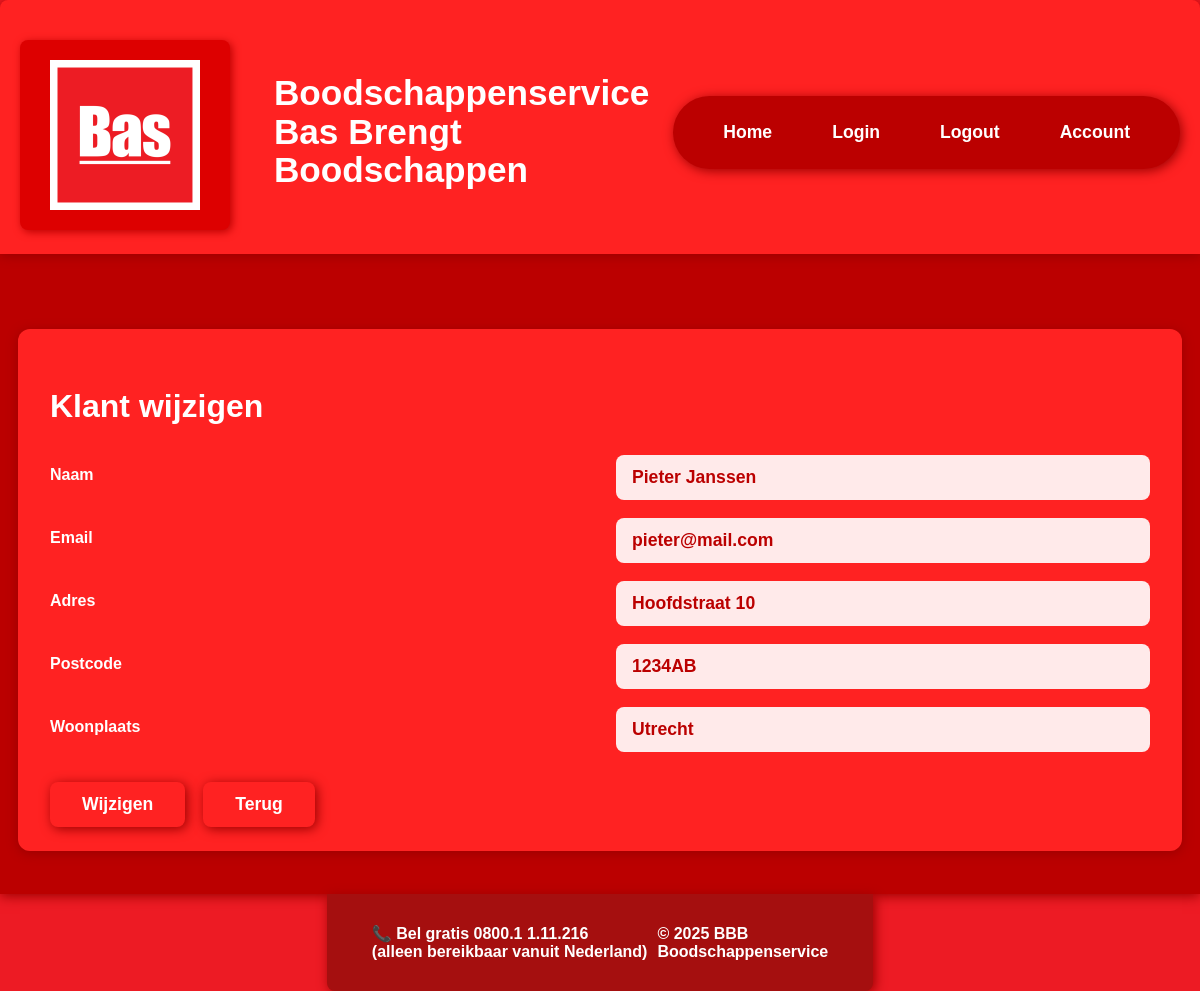
/klant/update.php?klantId=1, run on the app's committed database.
### tables this page shows
CREATE TABLE `klant` (
  `klantId` int(11) NOT NULL,
  `klantNaam` varchar(20) DEFAULT NULL,
  `klantEmail` varchar(30) NOT NULL,
  `klantAdres` varchar(30) NOT NULL,
  `klantPostcode` varchar(6) DEFAULT NULL,
  `klantWoonplaats` varchar(25) DEFAULT NULL
);

### src/classes/Klant.php (called while the page is built, shortened)
<?php
class Klant extends Database
{
    private $table_name = "klant";
    public function getKlantById(int $klantId): ?array
    {
        $sql = "SELECT * FROM $this->table_name WHERE klantId = :id";
        $stmt = self::$conn->prepare($sql);
        $stmt->execute(['id' => $klantId]);
        $result = $stmt->fetch();
        return $result ? $result : null;
    }
}

### src/klant/update.php (the view, shortened to what this page needs)
<?php
    require_once '../classes/Klant.php';
    $klantObj = new Klant();
    if (isset($_GET['klantId'])) {
        $klantId = (int)$_GET['klantId'];
        $row = $klantObj->getKlantById($klantId);
    } else {
        header("Location: read.php");
        exit;
    }
    require_once '../Includes/header.php';
?>
<main class="bas-main">
    <div class="crud-form-container">
        <form method="post" class="crud-form-grid">
            <h2 class="crud-form-title">Klant wijzigen</h2>
            <label class="crud-form-label" for="klantNaam">Naam</label>
            <input class="crud-form-input" type="text" id="klantNaam" name="klantNaam" value="<?= htmlspecialchars($row['klantNaam']) ?>" required>
            <label class="crud-form-label" for="klantEmail">Email</label>
            <input class="crud-form-input" type="email" id="klantEmail" name="klantEmail" value="<?= htmlspecialchars($row['klantEmail']) ?>" required>
            <label class="crud-form-label" for="klantAdres">Adres</label>
            <input class="crud-form-input" type="text" id="klantAdres" name="klantAdres" value="<?= htmlspecialchars($row['klantAdres']) ?>" required>
            <label class="crud-form-label" for="klantPostcode">Postcode</label>
            <input class="crud-form-input" type="text" id="klantPostcode" name="klantPostcode" value="<?= htmlspecialchars($row['klantPostcode']) ?>" required>
            <label class="crud-form-label" for="klantWoonplaats">Woonplaats</label>
            <input class="crud-form-input" type="text" id="klantWoonplaats" name="klantWoonplaats" value="<?= htmlspecialchars($row['klantWoonplaats']) ?>" required>
            <div class="crud-form-btns">
                <button type="submit" name="update" class="crud-form-btn">Wijzigen</button>
                <a href="read.php" class="crud-form-btn">Terug</a>
            </div>
        </form>
    </div>
</main>
<?php require_once '../Includes/footer.php'; ?>

### src/style.css (style rules this page uses)
html, body { width: 100%; overflow-x: hidden; }
body { margin: 0; padding: 0; background-color: #ED1B24; font-size: 16px; font-family: Arial, Helvetica, sans-serif; color: #fff; }
.bas-main { background: #b00; min-height: 80vh; padding: 0; margin: 0; display: flex; flex-direction: column; justify-content: center; align-items: center; box-shadow: 0 2px 12px #900; }
.crud-form-container { background: #ff2222; border-radius: 12px; max-width: 1100px; margin: 32px auto 0 auto; padding: 32px 32px 24px 32px; box-shadow: 0 2px 12px #900; width: 98%; }
.crud-form-grid { display: grid; grid-template-columns: 1fr 1fr; gap: 18px 32px; align-items: center; }
.crud-form-title { grid-column: 1 / -1; color: #fff; font-size: 2em; font-weight: bold; margin-bottom: 12px; }
.crud-form-label { color: #fff; font-weight: bold; margin-bottom: 4px; }
.crud-form-input { padding: 12px 16px; border-radius: 8px; border: none; background: #ffeaea; color: #b00; font-size: 1.1em; font-weight: bold; transition: box-shadow 0.2s; }
.crud-form-btns { grid-column: 1 / -1; display: flex; gap: 18px; margin-top: 12px; }
.crud-form-btn { background: #ff2222; color: #fff; border: none; border-radius: 8px; padding: 12px 32px; font-weight: bold; font-size: 1.1em; cursor: pointer; transition: background 0.2s, color 0.2s; box-shadow: 2px 2px 12px #900; text-decoration: none; }

### data on the page
klant: klantNaam "Pieter Janssen", klantEmail "pieter@mail.com", klantAdres "Hoofdstraat 10", klantPostcode "1234AB", klantWoonplaats "Utrecht"
